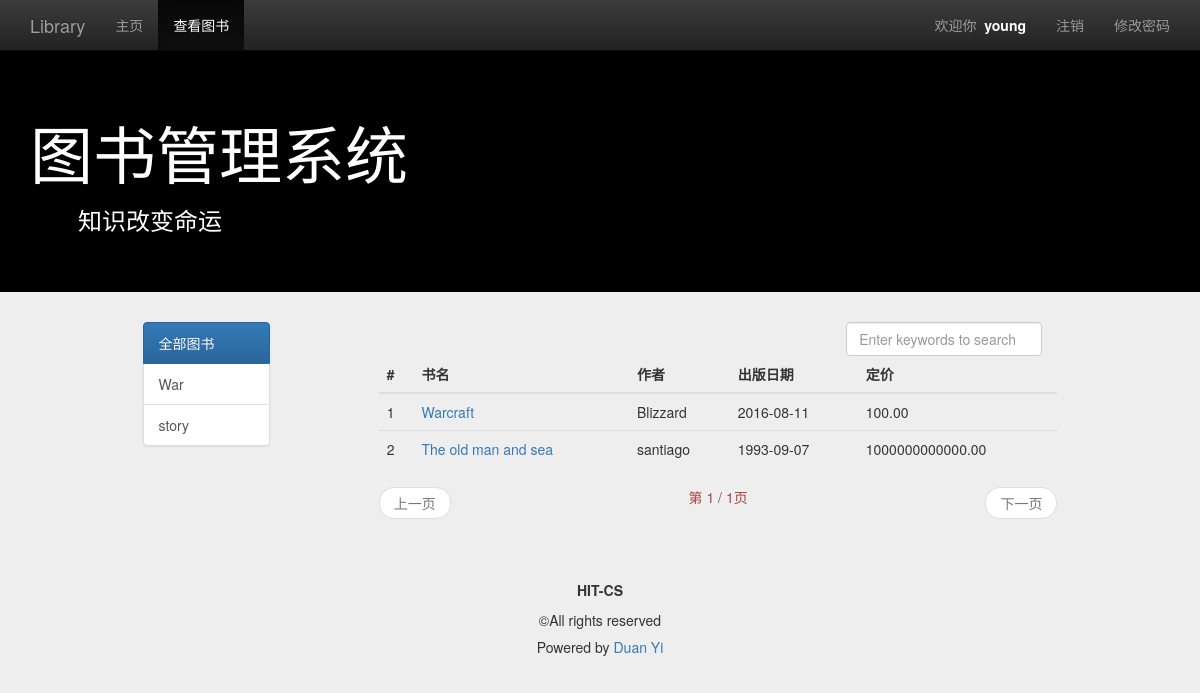
The page /management/view_book_list/ (signed in) on the database its author committed.
### management/models.py (models this page shows, shortened)
class MyUser(models.Model):
    user = models.OneToOneField(User)
    nickname = models.CharField(max_length=16)
    permission = models.IntegerField(default=1)

class Book(models.Model):
    name = models.CharField(max_length=128)
    price = models.FloatField()
    author = models.CharField(max_length=128)
    publish_date = models.DateTimeField()
    category = models.CharField(max_length=128)
    class META:
        ordering = ["name"]

### management/views.py (the view)
def view_book_list(request):
    user = request.user if request.user.is_authenticated() else None
    category_list = Book.objects.values_list('category', flat=True).distinct()
    query_category = request.GET.get('category', '')
    if (not query_category) or Book.objects.filter(category=query_category).count() is 0:
        query_category = 'all'
        book_list = Book.objects.all()
    else:
        book_list = Book.objects.filter(category=query_category)
    if request.method == 'POST':
        keyword = request.POST.get('keyword','')
        book_list = Book.objects.filter(name__contains=keyword)
        query_category = 'all'
    paginator = Paginator(book_list, 5)
    page = request.GET.get('page')
    try:
        book_list = paginator.page(page)
    except PageNotAnInteger:
        book_list = paginator.page(1)
    except EmptyPage:
        book_list = paginator.page(paginator.num_pages)
    content ={
        'user': user,
        'active_menu': 'view_book',
        'category_list': category_list,
        'book_list':book_list,
        'query_category':query_category,
    }
    return  render(request, 'management/view_book_list.html', content)

### templates/management/view_book_list.html (shortened to what this page needs)
{% extends "management/base.html" %}
{% load staticfiles %}
{% block content %}
    <div class="container">
        <div class="row">
            <div class="col-md-10 col-md-offset-1">
                <div class="col-md-2">
                    <div class="list-group">
                        <a href="{% url 'view_book_list' %}" class="list-group-item" id="id_category_all">
                            全部图书
                        </a>
                        {% for category in category_list %}
                            <a href="{% url 'view_book_list' %}?category={{ category }}" class="list-group-item"
                               id="id_category_{{ category }}">
                                {{ category }}
                            </a>
                        {% endfor %}
                    </div>
                </div>
                <div class="col-md-9 col-md-offset-1">
                    <div class="col-md-4 col-md-offset-8">
                        <form role="form" method="post" name="search_form">
                            <input type="search" class="form-control" name="keyword"
                                   placeholder="Enter keywords to search" id="id_search_input" onkeyup="key_up()"
                                   autofocus>
                        </form>
                    </div>
                    <table class="table table-hover">
                        <thead>
                        <tr>
                            <th>#</th>
                            <th>书名</th>
                            <th>作者</th>
                            <th>出版日期</th>
                            <th>定价</th>
                        </tr>
                        </thead>
                        <tbody>
                        {% for book in book_list %}
                            <tr>
                                <td>{{ forloop.counter }}</td>
                                <td><a href="{% url 'detail' %}?id={{ book.id }}">{{ book.name }}</a></td>
                                <td>{{ book.author }}</td>
                                <td>{{ book.publish_date|date:"Y-m-d" }}</td>
                                <td>{{ book.price|floatformat:2 }}</td>
                            </tr>
                        {% empty %}
                            <tr>
                                <td>暂无图书</td>
                            </tr>
                        {% endfor %}
                        </tbody>
                    </table>
                    <nav>
                        <ul class="pager">
                            {% if book_list.has_previous %}
                                <li class="previous"><a
                                        href="?typ={{ query_category }}&page={{ book_list.previous_page_number }}">上一页</a>
                                </li>
                            {% else %}
                                <li class="previous disabled"><a href="#">上一页</a></li>
                            {% endif %}
                            <li class="text-center text-danger">第 {{ book_list.number }} / {{ book_list.paginator.num_pages }}页</li>
                            {% if book_list.has_next %}
                                <li class="next"><a
                                        href="?typ={{ query_category }}&page={{ book_list.next_page_number }}">下一页</a>
                                </li>
                            {% else %}
                                <li class="next disabled"><a href="#">下一页</a></li>
                            {% endif %}
                        </ul>
                    </nav>
                </div>
            </div>
        </div>
    </div>
{% endblock %}

### templates/management/base.html (shortened to what this page needs)
{% load staticfiles %}
<!DOCTYPE html>
<html lang="zh-cn">
<head>
    <link rel="stylesheet" type="text/css" href="{% static 'css/bootstrap.min.css' %}">
    <link rel="stylesheet" type="text/css" href="{% static 'css/bootstrap-theme.min.css' %}">
    <link rel="stylesheet" type="text/css" href="{% static 'css/base.css' %}">
</head>
<body>
<nav class="navbar navbar-inverse navbar-fixed-top" role="navigation">
    <div class="container">
        <div class="navbar-header">
            <a href="{% url 'index' %}" class="navbar-brand">Library</a>
        </div>
        <div class="collapse navbar-collapse" id="navbar-collapse-basepage">
            <ul class="nav navbar-nav">
                <li id="homepage"><a href="{% url 'index' %}">主页</a></li>
                <li id="view_book"><a href="{% url 'view_book_list' %}">查看图书</a></li>
            </ul>
            <ul class="nav navbar-nav navbar-right">
                {% if user %}
                    <li><p class="navbar-text">欢迎你&nbsp;&nbsp;<span id="base_name">{{ user.myuser.nickname }}</span></p>
                    </li>
                    <li><a href="{% url 'logout' %}">注销</a></li>
                    <li><a href="{% url 'set_password' %}">修改密码</a></li>
                {% else %}
                    <li><a href="{% url 'signup' %}">注册</a></li>
                    <li><a href="{% url 'login' %}">登录</a></li>
                {% endif %}
            </ul>
        </div>
    </div>
</nav>
<header class="jumbotron subhead" id="header-base">
    <div class="container">
        <h1>图书管理系统</h1>
        <h3>&emsp;&emsp;知识改变命运</h3>
    </div>
</header>
{% block content %}{% endblock %}
<footer class="footer" role="contentinfo">
    <hr>
    <div class="container">
        <p class="text-center"><strong>HIT-CS</strong></p>
        <p class="text-center">©All rights reserved</p>
        <h5 class="text-center"> Powered by&nbsp;<a href="http://yumendy.com/">Duan Yi</a></h5>
    </div>
</footer>
</body>
</html>

### management/static/css/base.css (style rules this page uses)
body { padding-top: 50px; background-color: #eeeeee; }
#header-base { background-color: #000; color: #ffffff; }
#base_name { color: #ffffff; font-weight: bold; }

### rows shown on the page
Book: name "Warcraft", author "Blizzard", publish_date "2016-08-11", price "100.00"
Book: name "The old man and sea", author "santiago", publish_date "1993-09-07", price "1000000000000.00"

### other values the page prints
{{ user.myuser.nickname }} "young"
{{ category }} "War" "story"
{{ book_list.number }} "1"
{{ book_list.paginator.num_pages }} "1"
